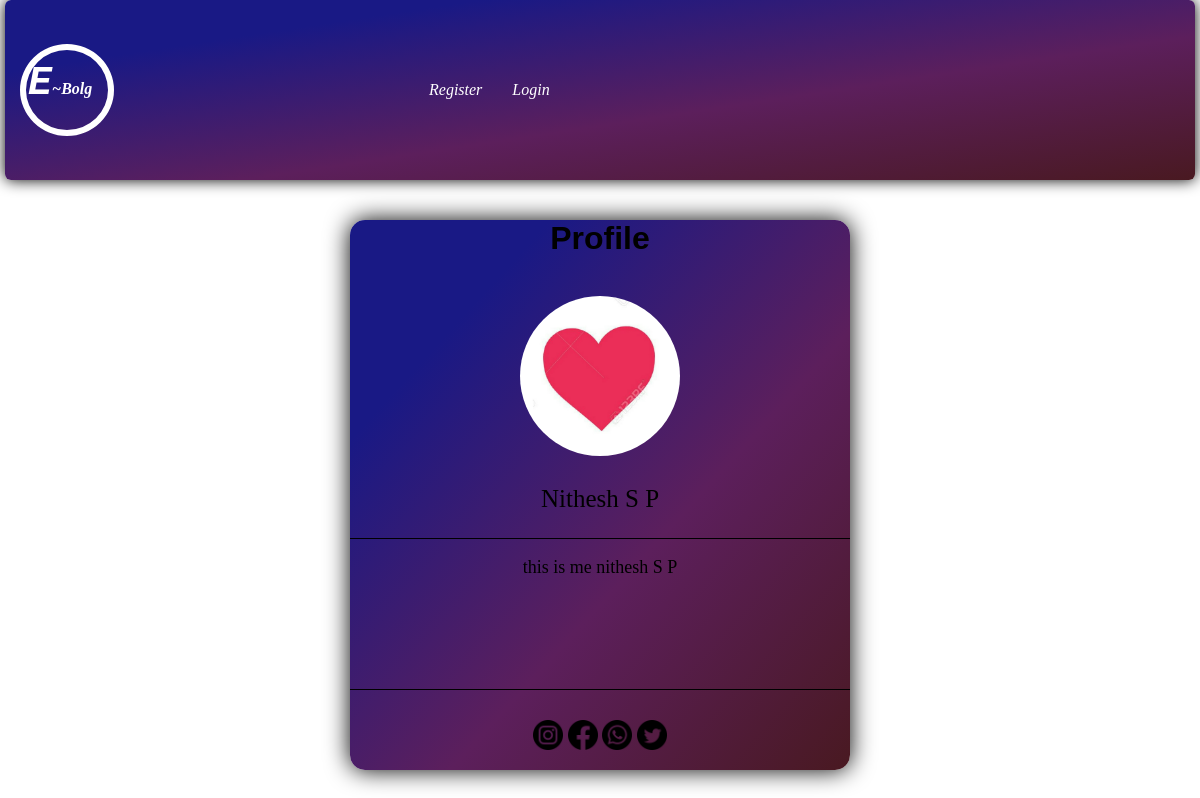
Screenshot of /members/user_profile/1/ with the database file from the repository.
### myeleblog/models.py (models this page shows, shortened)
class Profile(models.Model):
    user = models.OneToOneField(User,null=True,on_delete=models.CASCADE)
    bio = models.TextField()
    profile_pic = models.ImageField(blank=True, null=True, upload_to='images/profile/')
    website_url = models.CharField(max_length=200,null=True,blank=True,default=None)
    whatsapp_url = models.CharField(max_length=200,null=True,blank=True,default=None)
    facebook_url = models.CharField(max_length=200,null=True,blank=True,default=None)
    insta_url = models.CharField(max_length=200,null=True,blank=True,default=None)
    twitter_url = models.CharField(max_length=200,null=True,blank=True,default=None)

### members/views.py (the view)
# urls.py: path('user_profile/<int:pk>/',views.ShowProfilePageView.as_view(),name='show_profile'),
class ShowProfilePageView(DetailView):
    model = Profile
    template_name  = 'registration/user_profile.html'
    def get_context_data(self,*args,**kwargs):
        users = Profile.objects.all()
        context = super(ShowProfilePageView,self).get_context_data(*args,**kwargs)
        page_user = get_object_or_404(Profile,id=self.kwargs['pk'])
        context["page_user"] = page_user
        return context

### members/templates/registration/user_profile.html (shortened to what this page needs)
<!DOCTYPE html>
<html lang="en">
<head>
</head>
<body>
    {% extends 'base.html' %}
    {% load static %}
    {% block content %}
   <div class="profile-holder">
    <h1>Profile</h1>
    <div class="profile-holder-content">
      {% if page_user.profile_pic  %}
      <br> <img  src="{{ page_user.profile_pic.url }}"  width="160px" height="160px" alt="" style="border-radius: 50%;">
      {% else %}
      <br>  <img src="{% static 'myeleblog/images/default_person.jpg' %}"  width="160px" height="160px" alt="" style="border-radius: 50%;">
      {% endif %}
    </div>
      <div class="profile-holder-name"><p>{{ page_user.user.first_name }}
      {{ page_user.user.last_name }}</p></div>
      <div class="profile-holder-bio"><p>{{ page_user.user.profile.bio }}</p></div>
      <div class="profile-holder-linkes">
      <a href="{{ page_user.insta_url }}"><img src="{% static 'myeleblog/images/instagram.png' %}" alt="" width="30px" height="30px"></a>
      <a href="{{ page_user.facebook_url }}"><img src="{% static 'myeleblog/images/facebook.png' %}" alt="" width="30px" height="30px"></a>
      <a href="{{ page_user.whatsapp_url }}"><img src="{% static 'myeleblog/images/whatsapp.png' %}" alt="" width="30px" height="30px"></a>
      <a href="{{ page_user.twitter_url }}"><img src="{% static 'myeleblog/images/twitter.png' %}" alt="" width="30px" height="30px"></a>
    </div>
  </div>
    <br>
    <br>
    <br>
     {% endblock content %}

### static/myeleblog/css/design.css (style rules this page uses)
body { padding: 0; margin: 0; }
a { text-decoration: none; }
.profile-holder { height: 550px; width: 500px; background:linear-gradient(to right bottom ,rgb(25, 25, 133)20%,rgb(92, 31, 92),rgb(73, 25, 33)); ; border-radius: 15px; box-shadow: 0 0 25px; margin-top: 40px; margin-left: auto; margin-right: auto; text-align: center; font-family: Geneva, Tahoma, sans-serif; }
.profile-holder-name { font-size: 25px; font-family:cursive; }
.profile-holder-bio { height: 150px; width: 500px; font-size: 18px; font-family:cursive; border-top: 1px solid black; border-bottom: 1px solid black; overflow: hidden; }
.profile-holder-linkes { position: relative; bottom: -30px; }

### rows the page displays
Profile: profile_pic (picture), user.first_name "Nithesh", user.last_name "S P", user.profile.bio "this is me nithesh S P"
